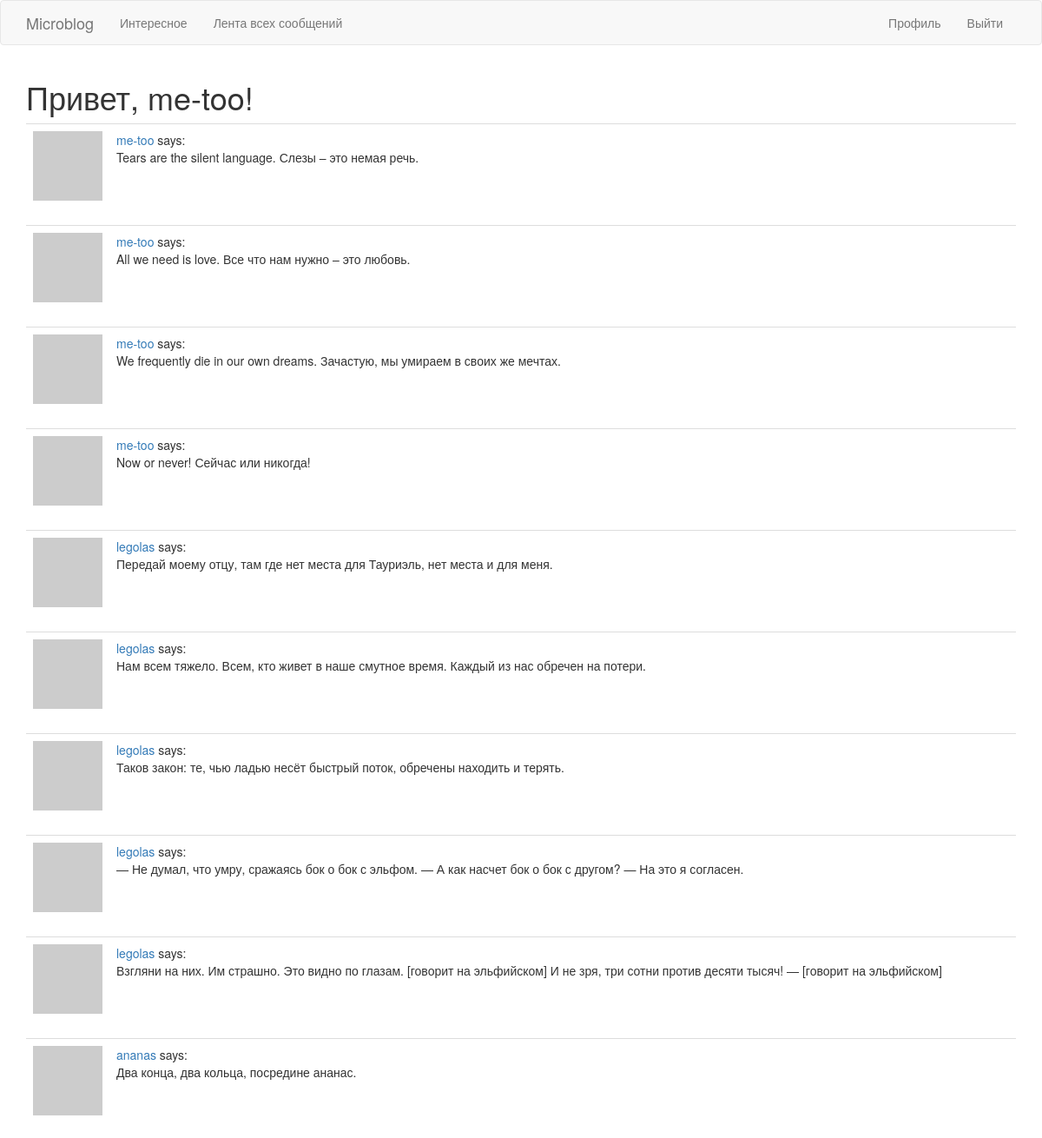
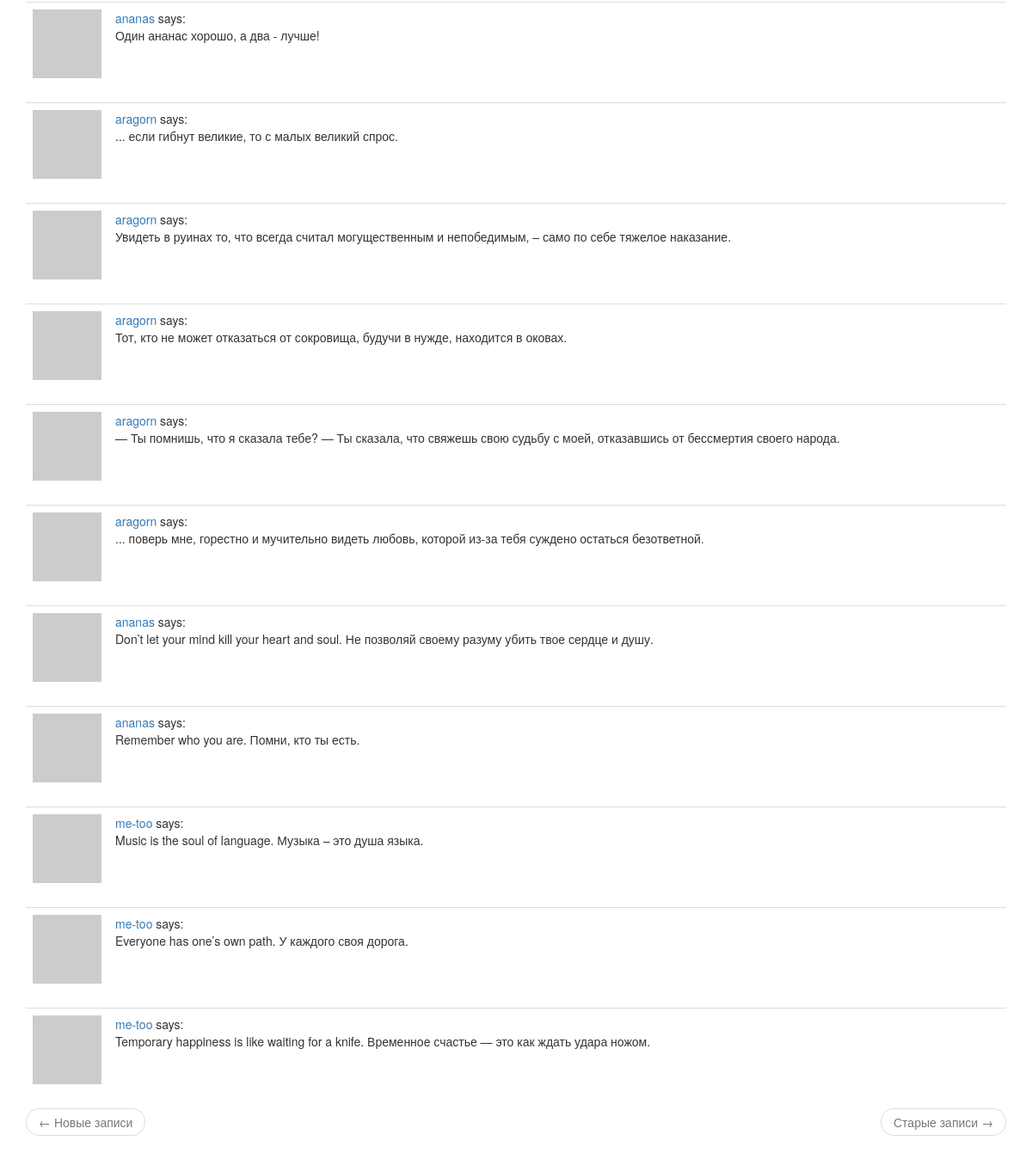
The page /explore (signed in) on the database its author committed (2 pictures, top to bottom).
### app/models.py (models this page shows, shortened)
class User(UserMixin, db.Model):
	id = db.Column(db.Integer, primary_key=True)
	username = db.Column(db.String(64), index=True, unique=True)
	email = db.Column(db.String(120), index=True, unique=True)
	password_hash = db.Column(db.String(128))
	posts = db.relationship('Post', backref='author', lazy='dynamic')
	about_me = db.Column(db.String(140))
	last_seen = db.Column(db.DateTime, default=datetime.utcnow)
	followed = db.relationship(
		'User',
		secondary=followers,
		primaryjoin=(followers.c.follower_id == id),
		secondaryjoin=(followers.c.followed_id == id),
		backref=db.backref('followers', lazy='dynamic'),
		lazy='dynamic'
	)
	def avatar(self, size):
		digest = md5(self.email.lower().encode('utf-8')).hexdigest()
		return 'https://www.gravatar.com/avatar/{}?d=identicon&s={}'.format(digest, size)

class Post(db.Model):
	id = db.Column(db.Integer, primary_key=True)
	body = db.Column(db.String(140))
	timestamp = db.Column(db.DateTime, index=True, default=datetime.utcnow)
	user_id = db.Column(db.Integer, db.ForeignKey('user.id'))

### app/routes.py (the view)
@app.route('/explore')
def explore():
	page = request.args.get('page', 1, type=int)
	posts = Post.query.order_by(Post.timestamp.desc()).paginate(
		page=page,
		per_page=app.config['POSTS_PER_PAGE'],
		error_out=False
	)
	next_url = url_for('explore', page=posts.next_num) \
		if posts.has_next else None
	prev_url = url_for('explore', page=posts.prev_num) \
		if posts.has_prev else None
	return render_template(
		'index.html',
		title='Лента сообщений',
		posts=posts.items,
		next_url=next_url,
		prev_url=prev_url)

### app/models.py (called while the page is built)
@login.user_loader
def load_user(id):
	return User.query.get(int(id))

### app/routes.py (called while the page is built)
@app.before_request
def before_request():
	if current_user.is_authenticated:
		current_user.last_seen = datetime.utcnow()
		db.session.commit()

### app/templates/index.html (shortened to what this page needs)
{% extends "base.html" %}
{% import 'bootstrap/wtf.html' as wtf %}
{% block app_content %}
    {% if current_user.is_anonymous %}
    <h1>Привет, Anonymous!</h1>
    {% else %}
    <h1>Привет, {{ current_user.username }}!</h1>
    {% endif %}
    {% for post in posts %}
        {% include '_post.html' %}
    {% endfor %}
    <nav aria-label="...">
        <ul class="pager">
            <li class="previous{% if not prev_url %} disabled{% endif %}">
                <a href="{{ prev_url or '#' }}">
                    <span aria-hidden="true">&larr;</span> Новые записи
                </a>
            </li>
            <li class="next{% if not next_url %} disabled{% endif %}">
                <a href="{{ next_url or '#' }}">
                    Старые записи <span aria-hidden="true">&rarr;</span>
                </a>
            </li>
        </ul>
    </nav>
{% endblock %}

### app/templates/_post.html
    <table class="table table-hover">
        <tr>
            <td width="70px">
                <a href="{{ url_for('user', username=post.author.username) }}">
                    <img src="{{ post.author.avatar(70) }}" />
                </a>
            </td>
            <td>
                <a href="{{ url_for('user', username=post.author.username) }}">
                    {{ post.author.username }}
                </a>
                says:
                <br>
                {{ post.body }}
            </td>
        </tr>
    </table>

### rows shown on the page
User: username "me-too"
Post: author.username "me-too", body "Tears are the silent language. Слезы – это немая речь."
Post: author.username "me-too", body "All we need is love. Все что нам нужно – это любовь."
Post: author.username "me-too", body "We frequently die in our own dreams. Зачастую, мы умираем в своих же мечтах."
Post: author.username "me-too", body "Now or never! Сейчас или никогда!"
Post: author.username "legolas", body "Передай моему отцу, там где нет места для Тауриэль, нет места и для меня."
Post: author.username "legolas", body "Нам всем тяжело. Всем, кто живет в наше смутное время. Каждый из нас обречен на потери."
Post: author.username "legolas", body "Таков закон: те, чью ладью несёт быстрый поток, обречены находить и терять."
Post: author.username "legolas", body "— Не думал, что умру, сражаясь бок о бок с эльфом. — А как насчет бок о бок с другом? — На это я согласен."
Post: author.username "legolas", body "Взгляни на них. Им страшно. Это видно по глазам. [говорит на эльфийском] И не зря, три сотни против десяти тысяч! — [говорит на эльфийском]"
Post: author.username "ananas", body "Два конца, два кольца, посредине ананас."
Post: author.username "ananas", body "Один ананас хорошо, а два - лучше!"
Post: author.username "aragorn", body "... если гибнут великие, то с малых великий спрос."
Post: author.username "aragorn", body "Увидеть в руинах то, что всегда считал могущественным и непобедимым, – само по себе тяжелое наказание."
Post: author.username "aragorn", body "Тот, кто не может отказаться от сокровища, будучи в нужде, находится в оковах."
Post: author.username "aragorn", body "— Ты помнишь, что я сказала тебе? — Ты сказала, что свяжешь свою судьбу с моей, отказавшись от бессмертия своего народа."
Post: author.username "aragorn", body "... поверь мне, горестно и мучительно видеть любовь, которой из-за тебя суждено остаться безответной."
Post: author.username "ananas", body "Don’t let your mind kill your heart and soul. Не позволяй своему разуму убить твое сердце и душу."
Post: author.username "ananas", body "Remember who you are. Помни, кто ты есть."
Post: author.username "me-too", body "Music is the soul of language. Музыка – это душа языка."
Post: author.username "me-too", body "Everyone has one’s own path. У каждого своя дорога."
Post: author.username "me-too", body "Temporary happiness is like waiting for a knife. Временное счастье — это как ждать удара ножом."
